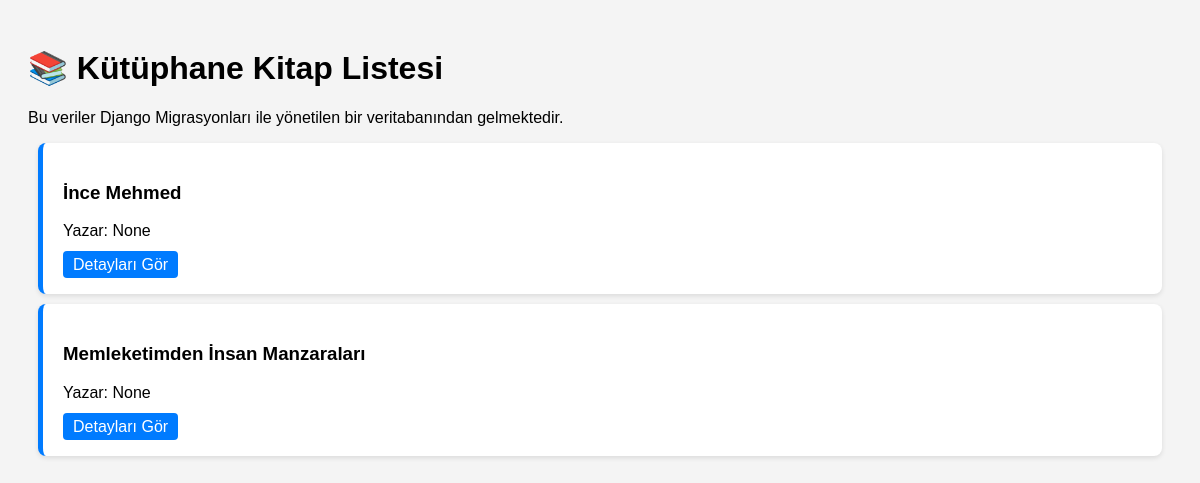
The page / on the database its author committed.
### catalog/models.py (models this page shows, shortened)
class Book(models.Model):
    title = models.CharField(max_length=200)
    summary = models.TextField(max_length=1000)
    author = models.ForeignKey(Author, on_delete=models.CASCADE, related_name='books')

class Author(models.Model):
    first_name = models.CharField(max_length=100, null=True, blank=True)
    last_name = models.CharField(max_length=100, null=True, blank=True)
    name = models.CharField(max_length=200, null=True, blank=True)

### catalog/views.py (the view)
# urls.py: path('', views.index, name='index'),
def index(request):
    books = Book.objects.all()
    return render(request, 'catalog/index.html', {'books': books})

### catalog/templates/catalog/index.html (shortened to what this page needs)
<!DOCTYPE html>
<html lang="tr">
<head>
</head>
<body>
    <h1>📚 Kütüphane Kitap Listesi</h1>
    <p>Bu veriler Django Migrasyonları ile yönetilen bir veritabanından gelmektedir.</p>
    {% for book in books %}
    <div class="card">
        <h3>{{ book.title }}</h3>
        <p>Yazar: {{ book.author.name }}</p>
        <a href="{% url 'book-detail' book.pk %}" class="btn">Detayları Gör</a>
    </div>
    {% endfor %}
</body>
</html>

### catalog/templates/catalog/index.html (style rules this page uses)
body { font-family: sans-serif; background: #f4f4f4; padding: 20px; }
.card { background: white; padding: 20px; margin: 10px; border-radius: 8px; box-shadow: 0 2px 5px rgba(0,0,0,0.1); border-left: 5px solid #007bff; }
.btn { background: #007bff; color: white; padding: 5px 10px; text-decoration: none; border-radius: 4px; }

### rows shown on the page
Book: title "İnce Mehmed", author.name "None"
Book: title "Memleketimden İnsan Manzaraları", author.name "None"
